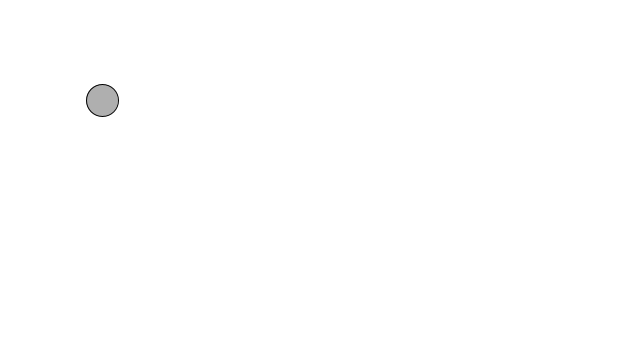
Frame 1 (no input)
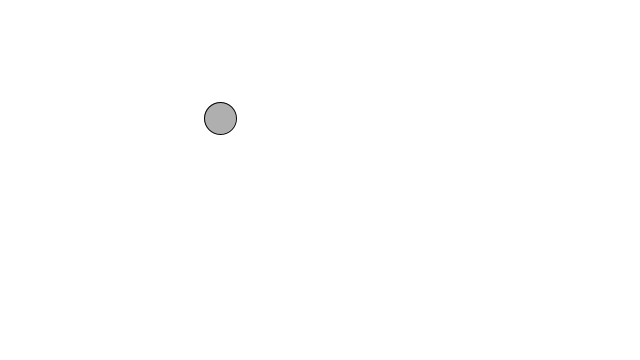
Frame 60 (the mouse pressed at the canvas centre just before this capture)
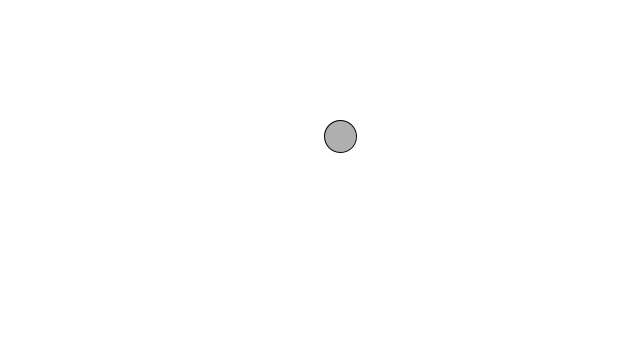
Frame 120 (the mouse held since frame 60 and released just before this capture)

The Processing sketch that drew these frames (run headless with seeded random() and noise(); from frame 60 on, the mouse is pressed at the canvas centre):

// Processing sketch: Vector_circle_virker
// ── Vector_circle_virker.pde
PVector location;
PVector velocity;


void setup() {
  size(640,360);
  location = new PVector(100,100);
  velocity = new PVector(2,0.3);
}
void draw() {
  background(255);
  location.add(velocity);
  
  if (location.x > width || location.x < 0) {
    velocity.x = velocity.x * -1;
  }
  if (location.y > height || location.y < 0) {
    velocity.y = velocity.y * -1;
  }
  
  stroke(0);
  fill(175);
  
  ellipse(location.x,location.y,32,32);
}
  
